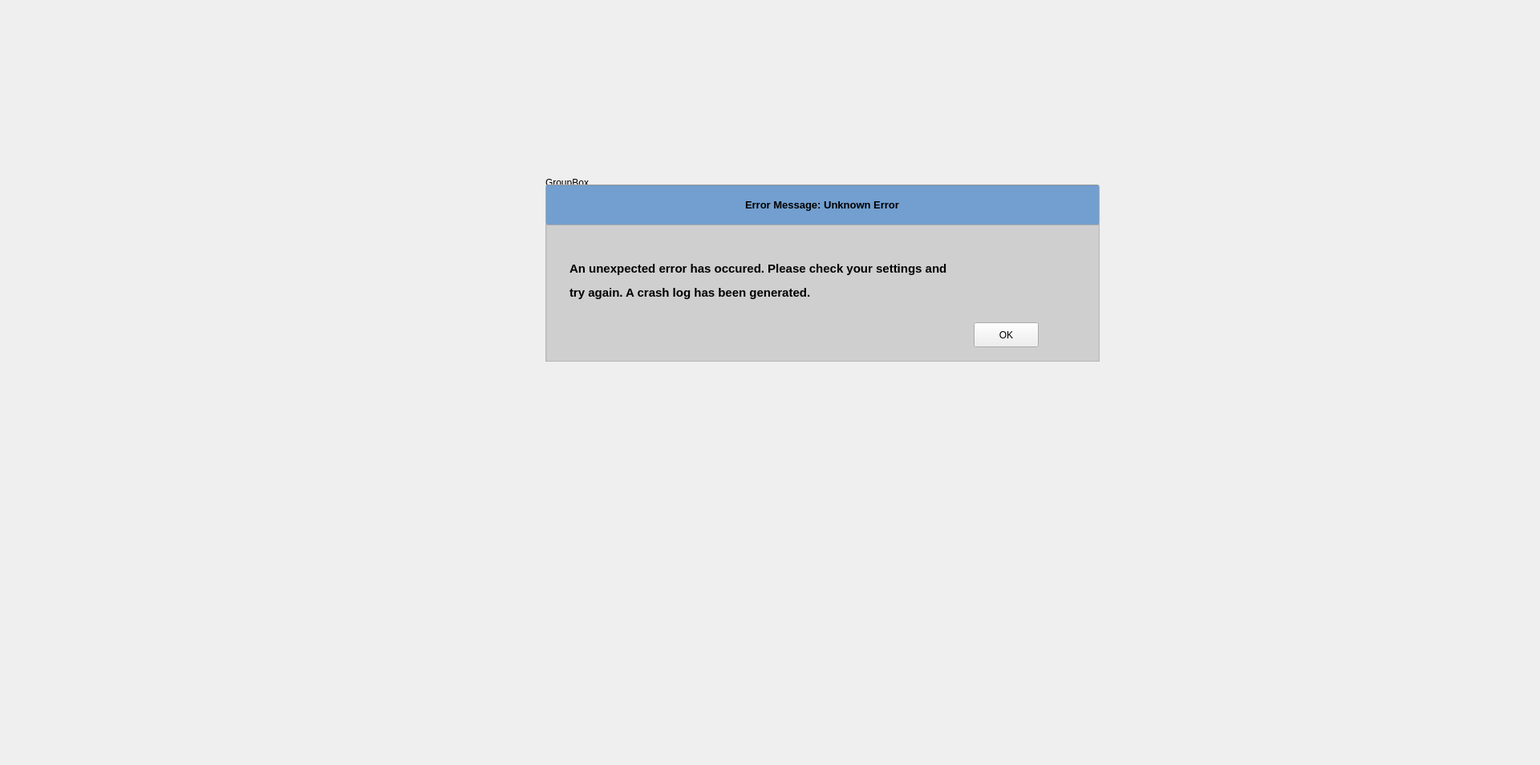
<?xml version="1.0" encoding="UTF-8"?>
<ui version="4.0">
 <class>DockWidget</class>
 <widget class="QDockWidget" name="DockWidget">
  <property name="geometry">
   <rect>
    <x>0</x>
    <y>0</y>
    <width>1920</width>
    <height>954</height>
   </rect>
  </property>
  <property name="palette">
   <palette>
    <active>
     <colorrole role="Base">
      <brush brushstyle="SolidPattern">
       <color alpha="142">
        <red>184</red>
        <green>184</green>
        <blue>184</blue>
       </color>
      </brush>
     </colorrole>
    </active>
    <inactive>
     <colorrole role="Base">
      <brush brushstyle="SolidPattern">
       <color alpha="142">
        <red>184</red>
        <green>184</green>
        <blue>184</blue>
       </color>
      </brush>
     </colorrole>
    </inactive>
    <disabled>
     <colorrole role="Base">
      <brush brushstyle="SolidPattern">
       <color alpha="255">
        <red>255</red>
        <green>255</green>
        <blue>255</blue>
       </color>
      </brush>
     </colorrole>
    </disabled>
   </palette>
  </property>
  <property name="windowTitle">
   <string>DockWidget</string>
  </property>
  <widget class="QWidget" name="dockWidgetContents">
   <widget class="QGroupBox" name="groupBox">
    <property name="geometry">
     <rect>
      <x>680</x>
      <y>220</y>
      <width>691</width>
      <height>231</height>
     </rect>
    </property>
    <property name="title">
     <string>GroupBox</string>
    </property>
    <widget class="QLineEdit" name="PluginView_4">
     <property name="geometry">
      <rect>
       <x>0</x>
       <y>10</y>
       <width>691</width>
       <height>51</height>
      </rect>
     </property>
     <property name="palette">
      <palette>
       <active>
        <colorrole role="Base">
         <brush brushstyle="SolidPattern">
          <color alpha="255">
           <red>114</red>
           <green>159</green>
           <blue>207</blue>
          </color>
         </brush>
        </colorrole>
       </active>
       <inactive>
        <colorrole role="Base">
         <brush brushstyle="SolidPattern">
          <color alpha="255">
           <red>114</red>
           <green>159</green>
           <blue>207</blue>
          </color>
         </brush>
        </colorrole>
       </inactive>
       <disabled>
        <colorrole role="Base">
         <brush brushstyle="SolidPattern">
          <color alpha="255">
           <red>255</red>
           <green>255</green>
           <blue>255</blue>
          </color>
         </brush>
        </colorrole>
       </disabled>
      </palette>
     </property>
     <property name="font">
      <font>
       <pointsize>10</pointsize>
       <weight>75</weight>
       <bold>true</bold>
      </font>
     </property>
     <property name="autoFillBackground">
      <bool>false</bool>
     </property>
     <property name="text">
      <string>Error Message: Unknown Error</string>
     </property>
     <property name="alignment">
      <set>Qt::AlignCenter</set>
     </property>
     <property name="readOnly">
      <bool>true</bool>
     </property>
    </widget>
    <widget class="QColumnView" name="PluginView_3">
     <property name="geometry">
      <rect>
       <x>0</x>
       <y>60</y>
       <width>691</width>
       <height>171</height>
      </rect>
     </property>
     <property name="palette">
      <palette>
       <active>
        <colorrole role="Base">
         <brush brushstyle="SolidPattern">
          <color alpha="142">
           <red>184</red>
           <green>184</green>
           <blue>184</blue>
          </color>
         </brush>
        </colorrole>
       </active>
       <inactive>
        <colorrole role="Base">
         <brush brushstyle="SolidPattern">
          <color alpha="142">
           <red>184</red>
           <green>184</green>
           <blue>184</blue>
          </color>
         </brush>
        </colorrole>
       </inactive>
       <disabled>
        <colorrole role="Base">
         <brush brushstyle="SolidPattern">
          <color alpha="255">
           <red>255</red>
           <green>255</green>
           <blue>255</blue>
          </color>
         </brush>
        </colorrole>
       </disabled>
      </palette>
     </property>
    </widget>
    <widget class="QPushButton" name="pushButton">
     <property name="geometry">
      <rect>
       <x>534</x>
       <y>182</y>
       <width>81</width>
       <height>31</height>
      </rect>
     </property>
     <property name="text">
      <string>OK</string>
     </property>
    </widget>
    <widget class="QLabel" name="label">
     <property name="geometry">
      <rect>
       <x>30</x>
       <y>80</y>
       <width>501</width>
       <height>101</height>
      </rect>
     </property>
     <property name="text">
      <string>&lt;html&gt;&lt;head/&gt;&lt;body&gt;&lt;p&gt;&lt;span style=&quot; font-size:11pt; font-weight:600;&quot;&gt;An unexpected error has occured. Please check your settings and&lt;/span&gt;&lt;/p&gt;&lt;p&gt;&lt;span style=&quot; font-size:11pt; font-weight:600;&quot;&gt;try again. A crash log has been generated.&lt;/span&gt;&lt;/p&gt;&lt;/body&gt;&lt;/html&gt;</string>
     </property>
     <property name="textFormat">
      <enum>Qt::AutoText</enum>
     </property>
    </widget>
    <zorder>PluginView_3</zorder>
    <zorder>PluginView_4</zorder>
    <zorder>pushButton</zorder>
    <zorder>label</zorder>
   </widget>
  </widget>
 </widget>
 <resources/>
 <connections/>
</ui>
